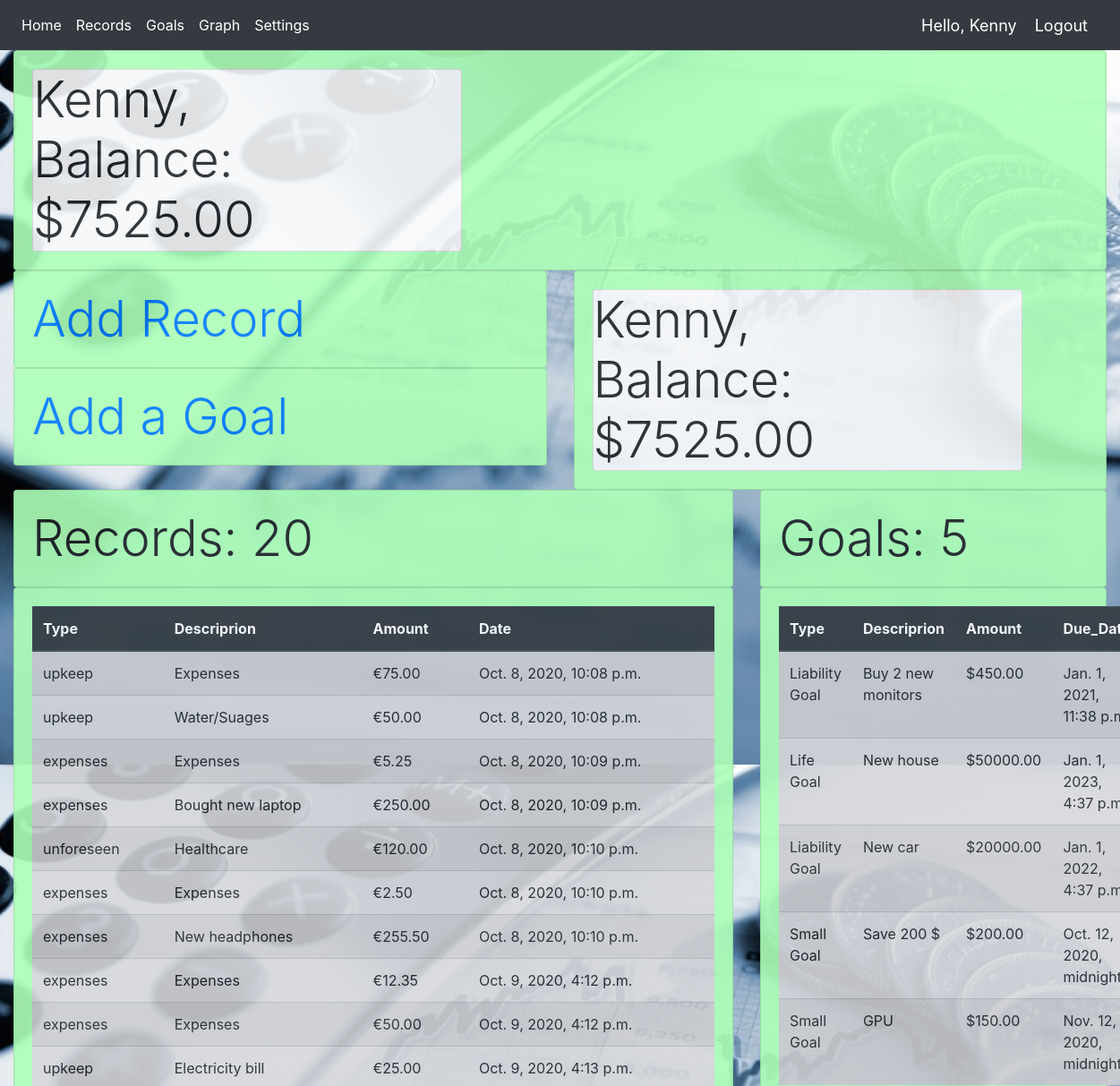
The app's page / (upper part), older data.
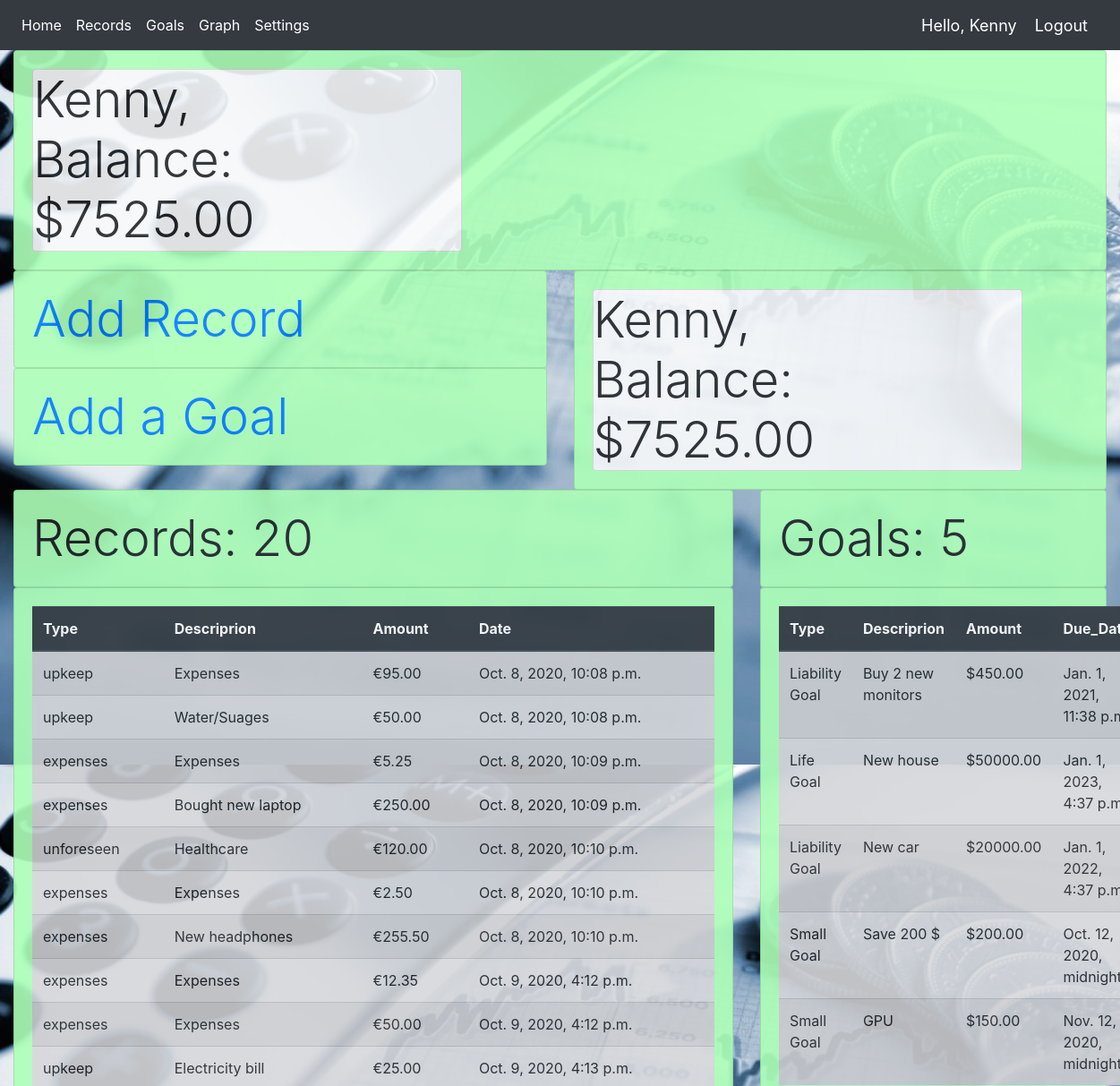
The same page, newer data.
### MGMT/models.py (models this page shows, shortened)
class moneyRecord(models.Model):
    CATEGORY = (
                ('Outcome', (
                            ('expenses', 'Expenses'),
                            ('upkeep', 'Upkeep'),
                            ('unforeseen', 'Unforeseen'),
                            )
                ),
                ('Income', (
                            ('monthly income', 'Monthly Income'),
                            ('dividents', 'Dividents'),
                            ('other', 'Other'),
                            )
                ),
            )
    user = models.ForeignKey(moneyUser, null=True, on_delete=models.SET_NULL)
    naming = models.CharField(max_length=200, null=False, blank=True, default="Expenses")
    category = models.CharField(max_length=200, null=False, choices=CATEGORY, default='Outcome')
    amount = models.DecimalField(null=False, max_digits=10, decimal_places=2)
    date_created = models.DateTimeField(auto_now_add=True, null=True)

### MGMT/views.py (the view)
# urls.py: path('', views.homePage, name="home"),
def homePage(request):
    records = moneyRecord.objects.all()
    goals = moneyGoals.objects.all()
    total_records = records.count()
    total_goals = goals.count()
    user_name = moneyUser.objects.get(pk=1).name
    wallet = moneyUser.objects.get(pk=1).worth
    total_out = moneyRecord.objects.filter(category='Outcome').aggregate(Sum('amount'))
    total_amount_out = total_out['amount__sum']
    balance = wallet
    context = {'records': records, 'total_records':total_records, 'goals': goals, 'total_goals': total_goals,
        'user_name': user_name, 'balance': balance}
    return render(request, 'MGMT/home.html', context)

### MGMT/templates/MGMT/home.html (shortened to what this page needs)
{% extends 'MGMT/main.html' %}
{% load static %}
{% block content %}
<div class="row">
    <div class="col-sm">
        <div class="card card-body special-card">
            <div class="display-4"><a href="{% url 'record_form' %}">Add Record</a></div>
        </div>
        <div class="card card-body special-card">
            <div class="display-4"><a href="{% url 'goal_form' %}">Add a Goal</a></div>
        </div>
    </div>
    <div class="col-sm">
        {% include 'MGMT/status.html' %}
    </div>
</div>
<div class="row">
    <div class="col-xl">
        <div class="card card-body special-card">
            <div class="display-4">Records: {{total_records}}</div>
        </div>
        <div class="card card-body special-card">
            <table class="table table_id table-striped table-hover table-secondary">
                <thead class="thead-dark">
                    <tr>
                        <th scope="col">Type</th>
                        <th scope="col">Descriprion</th>
                        <th scope="col">Amount</th>
                        <th scope="col">Date</th>
                    </tr>
                </thead>
                <tbody>
                    {% for record in records %}
                        <tr>
                            <td>{{record.category}}</td>
                            <td>{{record.naming}}</td>
                            <td>€{{record.amount}}</td>
                            <td>{{record.date_created}}</td>
                        </tr>
                    {% endfor %}
                </tbody>
            </table>
        </div>
    </div>
    <div class="col-md-4">
        <div class="card card-body special-card">
            <div class="display-4">Goals: {{total_goals}}</div>
        </div>
        <div class="card card-body special-card">
            <table class="table table_id table-striped table-hover table-secondary">
                <thead class="thead-dark">
                    <tr>
                        <th scope="col">Type</th>
                        <th scope="col">Descriprion</th>
                        <th scope="col">Amount</th>
                        <th scope="col">Due_Date</th>
                    </tr>
                </thead>
                <tbody>
                    {% for goal in goals %}
                        <tr>
                            <td>{{goal.category}}</td>
                            <td>{{goal.naming}}</td>
                            <td>${{goal.amount}}</td>
                            <td>{{goal.due_date}}</td>
                        </tr>
                    {% endfor %}
                </tbody>
            </table>
        </div>
    </div>
</div>
{% endblock %}
{% block js %}
 <link rel="stylesheet" type="text/css" href="https://cdn.datatables.net/v/dt/jszip-2.5.0/dt-1.10.18/af-2.3.0/b-1.5.2/b-colvis-1.5.2/b-flash-1.5.2/b-html5-1.5.2/b-print-1.5.2/cr-1.5.0/fh-3.1.4/r-2.2.2/datatables.min.css"/>
{% endblock %}

Row changes from the older to the newer data that the page shows:
changed moneyRecord (number 1 of 10 on the later page): amount "75.00" → "95.00"
